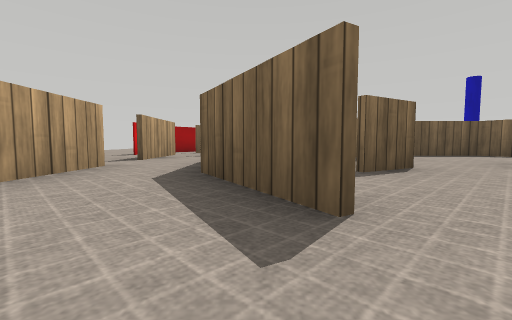
view 1 (above)

15 first-person views from a walk through a robot-simulator world made for Webots. The camera is 0.17 m above the floor, tilts 4° down and sees 90° across. The floor is counted in squares, 0.5 m on a side. Each view is taken from the middle of a square. On the plan, view 1 faces up. The plan holds only what a view shows up to about 9 squares ahead; the rest is blank. The robots in the file are not drawn. Simple shapes and patterns stand in for the simulator's stock objects.

view 2
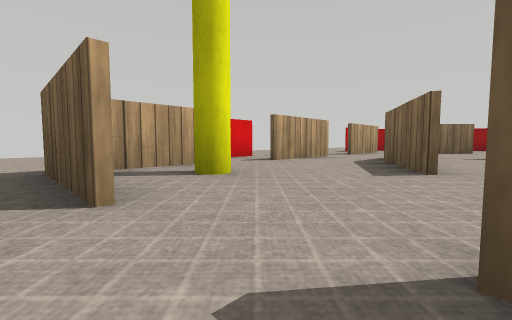

view 3
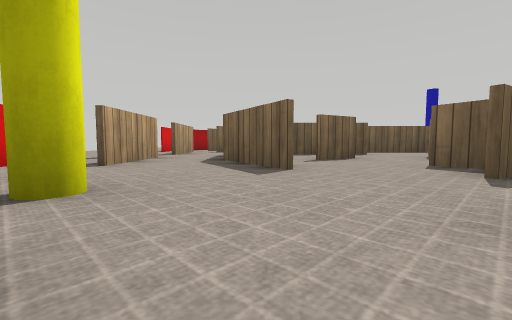

view 4
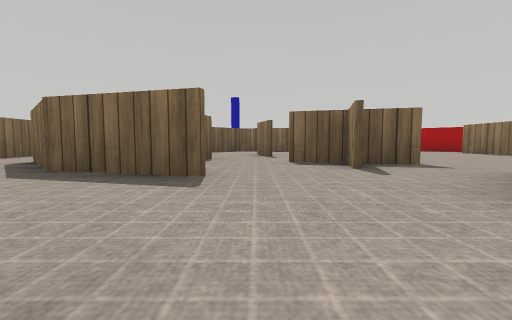

view 5
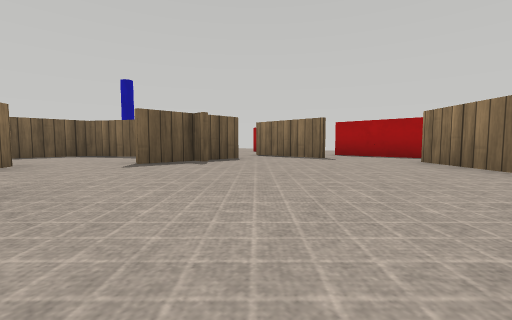

view 6
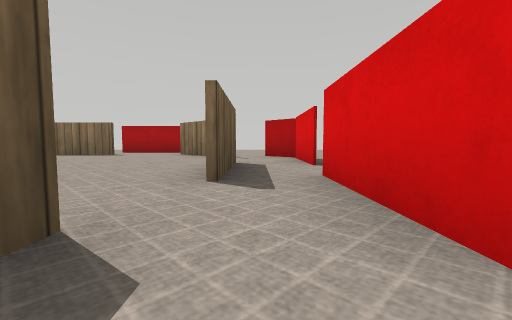

view 7
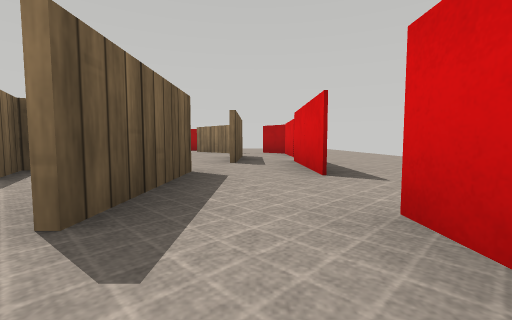

view 8
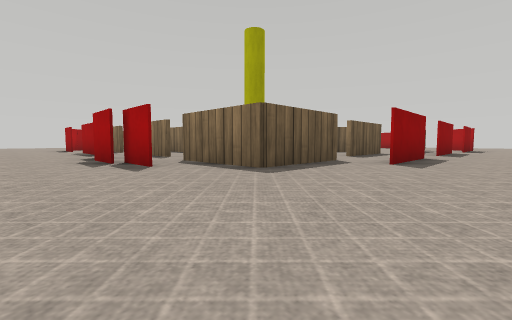

view 9
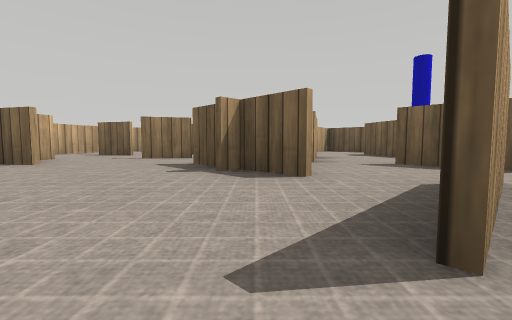

view 10
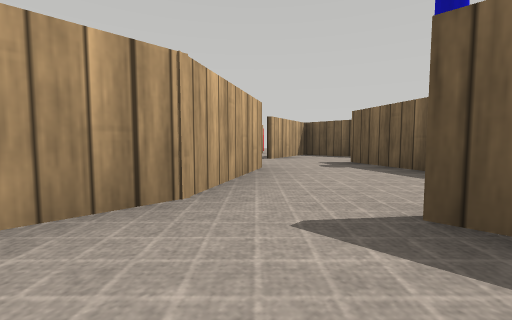

view 11
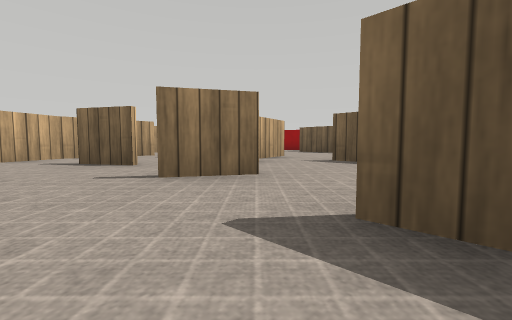

view 12
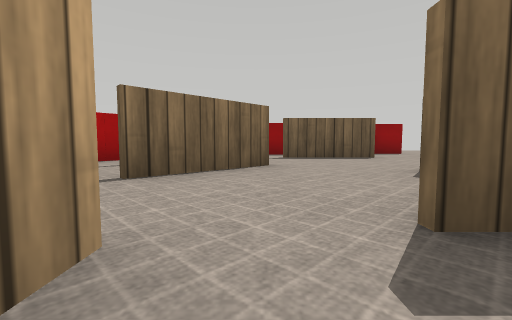

view 13
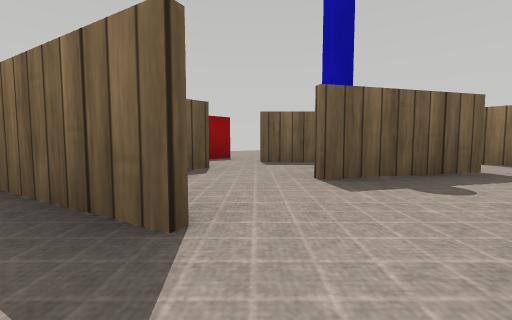

view 14
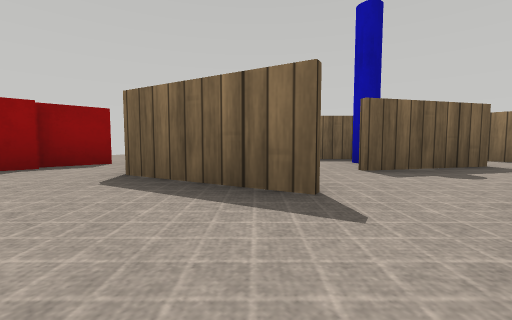

view 15
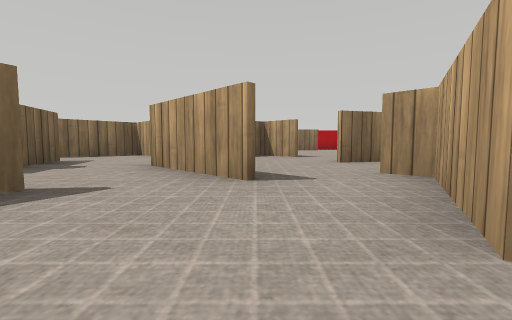

### Floor plan
Key: @ floor where view 1 was taken; # wall or solid block; x gap in a wall; . floor; P blue pole; T thing the floor can be seen under or through; Y yellow pole.
Columns run from 6 left of view 1 to 10 right of it. Each row starts with its distance up from view 1.
 12           .   .
 11       ## ##  #.
 10       .##.#####
  9  ...# ....#..P#
  8  ..####...#..##
  7  ..####......###
  6  ...#...#.###.##
  5  ..##..###..####
  4  ..###.......#.x
  3  ...###x#...##.#
  2  .#.#.#........##
  1  .#.....###.....#
  0  .#T.Y@.###....##
 -1 ...T...###....##
 -2 ...TTT.....##...
 -3  ....T##.##.###
 -4  ...............
 -5            .....

Positions as (right, up) in squares from view 1, and headings:
1: (0, 0), facing up
2: (1, -2), facing up-left
3: (0, -2), facing up
4: (-1, -1), facing up-right
5: (4, -1), facing up-right
6: (2, -2), facing right
7: (0, -2), facing right
8: (-5, -4), facing up-right
9: (9, 1), facing up-left
10: (8, 4), facing up-left
11: (6, 2), facing up-left
12: (0, 4), facing up
13: (4, 7), facing up-right
14: (3, 7), facing up-right
15: (2, 8), facing down-right
